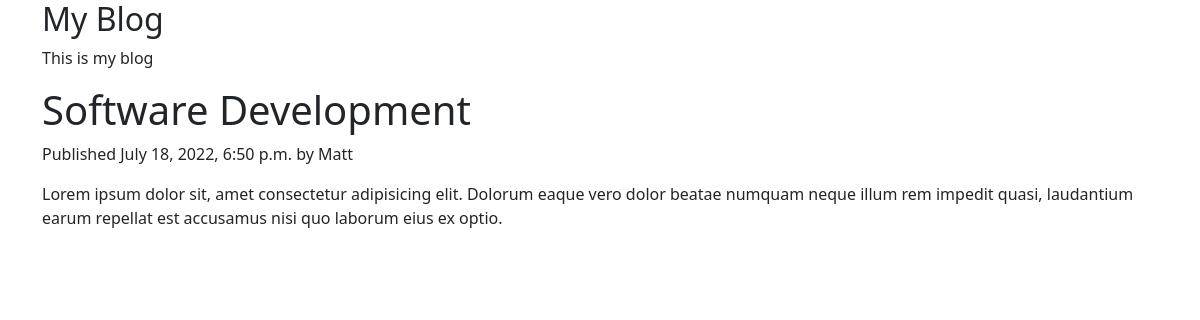
/2022/7/18/software-development/, run on the app's committed database.
### blog/models.py (models this page shows, shortened)
class Post(models.Model):
  class Status(models.TextChoices):
    DRAFT = 'DF','Draft'
    PUBLISHED = 'PB','Published'
  title = models.CharField(max_length=250)
  slug = models.SlugField(max_length=250, unique_for_date ='publish')
  author = models.ForeignKey(User, on_delete=models.CASCADE, related_name='blog_posts')
  body = models.TextField()
  publish = models.DateTimeField(default = timezone.now)
  created = models.DateTimeField(auto_now_add = True)
  updated = models.DateTimeField(auto_now = True)
  status = models.CharField(max_length=2,choices = Status.choices,default = Status.DRAFT)
  objects = models.Manager() #default manager
  published = PublishedManager()  #custom manager
  class Meta:
    ordering = ['-publish']
    indexes = [models.Index(fields=['-publish'],)]

### blog/views.py (the view)
# urls.py: path('<int:year>/<int:month>/<int:day>/<slug:post>/',views.post_detail, name='post_detail'),
def post_detail(request, year, month, day, post):
  post = get_object_or_404(Post,status =Post.Status.PUBLISHED,
                          slug=post,publish__year = year, publish__month=month,
                          publish__day=day)
  return render(request,'blog/post/detail.html',{'post':post})

### blog/templates/blog/post/detail.html (shortened to what this page needs)
{% extends 'blog/base.html' %}
{% block content %}
<h1>{{post.title}}</h1>
<p class="date">Published {{post.publish}} by {{post.author}}</p>
{{ post.body |linebreaks }}
{% endblock %}

### data on the page
Post: title "Software Development", publish "July 18, 2022, 6:50 p.m.", author "Matt", body "Lorem ipsum dolor sit, amet consectetur adipisicing elit. Dolorum eaque vero dolor beatae numquam neque illum rem impedit quasi, laudantium earum repellat est accusamus nisi quo laborum eius ex optio."
